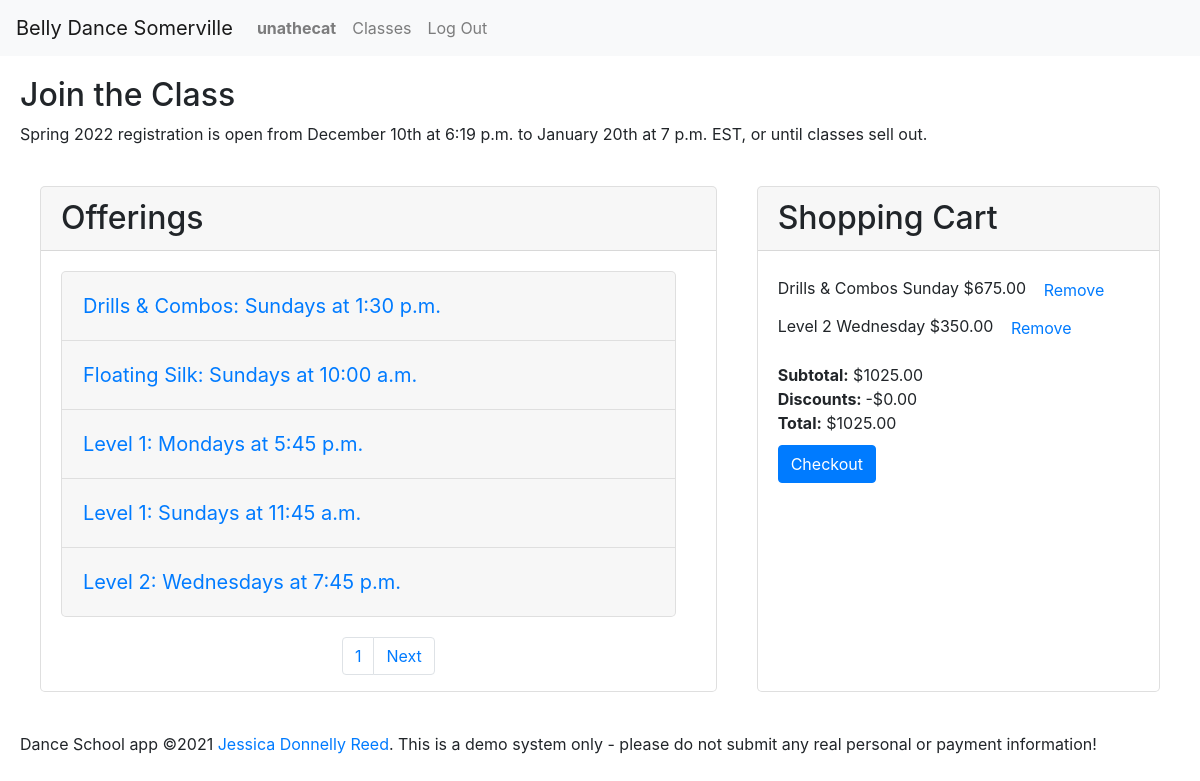
The app's page / (signed in), older data.
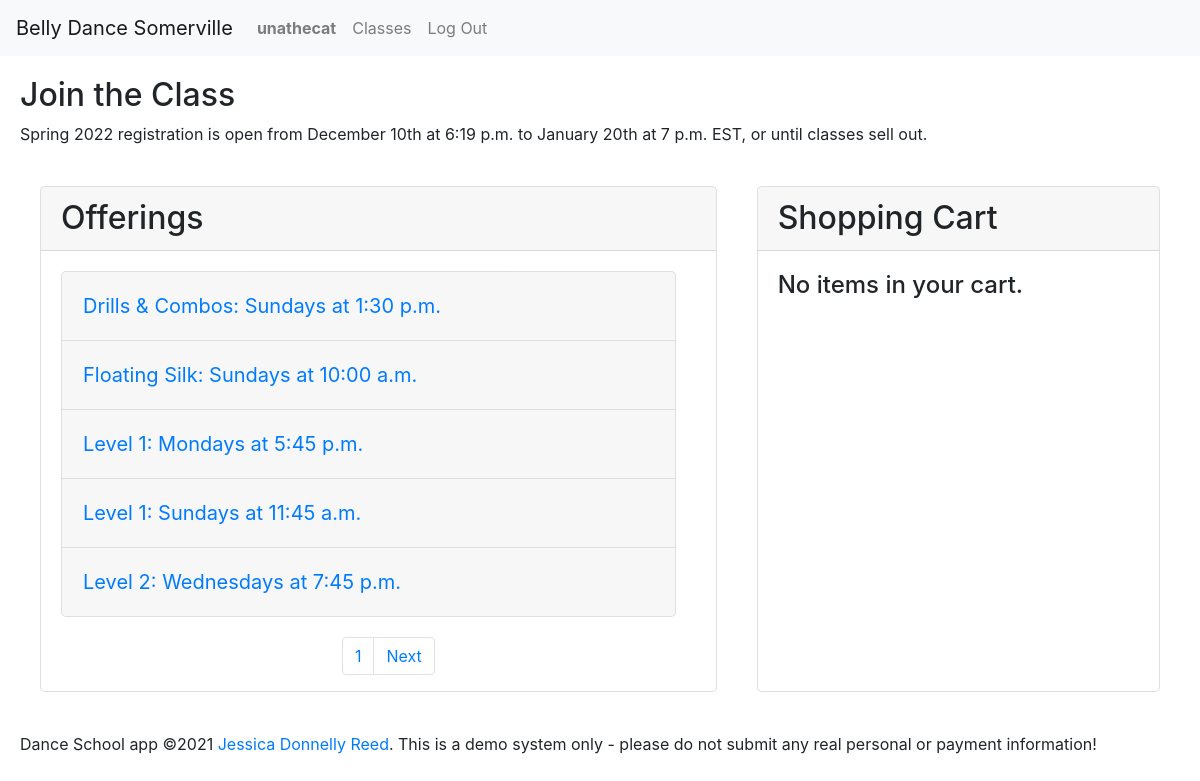
The same page, newer data.
### enrollment/models.py (models this page shows, shortened)
class LineItem(models.Model):
    order = models.ForeignKey(Order, on_delete=PROTECT,
                              null=False, blank=False, related_name='line_items')
    offering = models.ForeignKey(
        Offering, on_delete=PROTECT, null=False, blank=False, related_name='line_items')
    planned_absences = models.CharField(max_length=1024, null=True, blank=True)
    price = models.DecimalField(
        max_digits=6, decimal_places=2, null=False, blank=False)

class Offering(models.Model):
    course = models.ForeignKey(
        Course, on_delete=PROTECT, null=False, blank=False, related_name='offerings')
    semester = models.ForeignKey(
        Semester, on_delete=PROTECT, null=False, blank=False, related_name='offerings')
    location = models.ForeignKey(
        Location, on_delete=PROTECT, null=False, blank=False, related_name='offerings')
    hourly_rate = models.DecimalField(
        max_digits=5, decimal_places=2, default=settings.HOURLY_RATE, null=False, blank=False)
    price_override = models.DecimalField(
        max_digits=7, decimal_places=2, null=True, blank=True)
    weekday = models.IntegerField(
        choices=settings.WEEKDAYS, null=False, blank=False)
    start_time = models.TimeField(null=False, blank=False)
    end_time = models.TimeField(null=False, blank=False)
    timezone = models.CharField(max_length=32, choices=TIMEZONES,
                                default=settings.DEFAULT_TIMEZONE)
    start_date = models.DateField(null=False, blank=False)
    end_date = models.DateField(null=False, blank=False)
    backup_class = models.DateTimeField(null=False, blank=False)
    capacity = models.IntegerField(null=False, blank=False)
    schedule_notes = models.CharField(max_length=2048, null=True, blank=True)
    notes = models.CharField(max_length=2048, null=True, blank=True)
    @property
    def weekday_name(self):
        return settings.WEEKDAYS[self.weekday][1]
    @property
    def spots_left(self):
        try:
            sold = self.line_items.exclude(
                order__completed=None).aggregate(Count('id'))['id__count']
        except LineItem.DoesNotExist:
            sold = 0
        return self.capacity - sold
    @property
    def no_class_dates(self):
        vacations = Vacation.objects.filter(semester=self.semester)
        dates = []
        for vacation in vacations:
            dates.extend(weekdays_in_range(vacation.start_date,
                                           vacation.end_date, self.weekday))
        return dates if len(dates) > 0 else []
    @property
    def offering_dates(self):
        no_class = self.no_class_dates
        all_dates = weekdays_in_range(
            self.start_date, self.end_date, self.weekday)
        dates = [dt for dt in all_dates if dt not in no_class]
        return dates if len(dates) > 0 else []
    @property
    def num_weeks(self):
        return len(self.offering_dates) if self.offering_dates else None
    @property
    def offering_dates_text(self):
        return ', '.join(date.strftime("%-m/%-d") for date in self.offering_dates)
    @property
    def no_class_dates_text(self):
        return ', '.join(date.strftime("%-m/%-d") for date in self.no_class_dates)
    @property
    def price(self):
        return self.price_override

class Course(models.Model):
    title = models.CharField(max_length=64, null=False, blank=False)
    subtitle = models.CharField(max_length=256, null=False, blank=False)
    description = models.TextField(
        max_length=4096, null=False, blank=False, help_text=settings.MARKDOWN_HELP_TEXT)
    requirements = models.CharField(max_length=256, null=False, blank=False)
    qualifications = models.CharField(max_length=1024, null=False, blank=False)
    @property
    def description_html(self):
        return Markdown().convert(self.description)
    def __str__(self):
        return self.title

class Order(models.Model):
    student = models.ForeignKey(
        User, on_delete=PROTECT, null=False, blank=False, related_name='orders')
    discount = models.DecimalField(
        max_digits=8, decimal_places=2, null=True, blank=True)
    completed = models.DateTimeField(null=True, blank=True)
    @property
    def subtotal(self):
        try:
            amount = self.line_items.aggregate(Sum('price'))['price__sum']
        except LineItem.DoesNotExist:
            return 0
        return 0 if amount is None else amount
    @property
    def total(self):
        return self.subtotal - self.discount if self.discount is not None else self.subtotal

### enrollment/views.py (the view)
# urls.py: path('', views.index, name='index'),
def index(request, message=None):
    semester = latest_semester()
    offerings = Offering.objects.filter(semester=semester).order_by(
        'course__title', 'weekday', 'start_time'
    )
    page = paginate_offerings(request, offerings)
    if request.user.is_authenticated:
        cart = get_cart(request, request.user, False)
        if cart:
            cart.items = cart.line_items.all()
    else:
        cart = None
    set_timezone(request)
    return render(request, 'enrollment/index.html', {
        'page': page,
        'cart': cart,
        'message': message,
        'semester': semester
    })

### enrollment/context_processors.py (called while the page is built)
def global_settings(request):
    return {
    'DEFAULT_TIMEZONE': settings.DEFAULT_TIMEZONE,
    'TIME_FORMAT': settings.TIME_FORMAT,
    'DATE_FORMAT': settings.DATE_FORMAT,
    'DATE_TIME_FORMAT': settings.DATE_TIME_FORMAT,
    'DATE_TIME_FORMAT_NO_YEAR': settings.DATE_TIME_FORMAT_NO_YEAR,
    'DATE_TIME_TIMEZONE_FORMAT': settings.DATE_TIME_TIMEZONE_FORMAT,
    'SCHOOL_NAME': settings.SCHOOL_NAME,
    'SCHOOL_POLICIES': settings.SCHOOL_POLICIES,
    'NO_OFFERINGS': settings.NO_OFFERINGS,
    }

### enrollment/models.py (called while the page is built)
def weekdays_in_range(start, end, weekday):
    if (start > end) or (7 <= weekday <= 0):
        return []
    diff = weekday - start.weekday()
    if diff < 0:
        diff += 7
    date = start + timedelta(days=diff)
    dates = []
    while start <= date <= end:
        dates.append(date)
        date += timedelta(days=7)
    return dates

    def __str__(self):
        return self.name

    @property
    def registration_status(self):
        now = timezone.now()
        if self.registration_close < now:
            return 'closed'
        elif self.registration_open > now:
            return 'future'
        return 'open'

    def __str__(self):
        return self.name

### enrollment/templates/enrollment/index.html (shortened to what this page needs)
{% extends "enrollment/layout.html" %}
{% load static %}
{% load tz %}
{% block body %}
<header>
    <h2>Join the Class</h2>
    {% if semester.registration_status == 'closed' %}
        <p>{{semester}} registration closed on {{semester.registration_close}} </p>
    {% else %}
        <p>{{semester}} registration is open from {{semester.registration_open|date:DATE_TIME_FORMAT_NO_YEAR}} to {{semester.registration_close|date:DATE_TIME_TIMEZONE_FORMAT}}, or until classes sell out. </p>
    {% endif %}
</header>
<div class="row">
    <div id="cart-container" class="col-md order-md-5 card">
        <h2 class="card-header section-header">Shopping Cart</h2>
        <div class="accordion">
            {% if cart %}
                <ul id="cart-items">
                {% for item in cart.items %}
                    <li data-offering={{item.offering.id}}>{{item.offering.course.title}} {{item.offering.weekday_name}} ${{item.price|floatformat:2 }} <button class="remove-button btn btn-link" data-item={{item.id}}>Remove</button></li>
                {% endfor %}
                </ul>
                {% if cart.items %}
                <div>
                    <span class="label">Subtotal:</span>  <span class="value" id="cart-subtotal">${{cart.subtotal|default_if_none:"0.00"|floatformat:2 }}</span>
                </div>
                <div>
                    <span class="label">Discounts: </span> <span class="value" id="cart-discount">-${{cart.discount|default_if_none:"0.00"|floatformat:2 }}</span>
                </div>
                <div>
                    <span class="label">Total:</span>  <span class="value" id="cart-total">${{cart.total|default_if_none:"0.00"|floatformat:2 }}</span>
                </div>
                {% else %}
                    <h4>No items in your cart.</h4>
                {% endif %}
            {% else %}
                <h4>No items in your cart.</h4>
            {% endif %}
            <form action="{% if cart %} {% url 'order' cart.id %} {% endif %}" method="GET" class="">
                {% if cart.items %}
                    <input type="submit" value="Checkout" class="btn btn-primary">
                {% endif %}
            </form>
        </div>
    </div>
    <div id="offerings-container" class="col-md-7 card">
        <h2 class="card-header section-header">Offerings</h2>
        {% if page %}
        <div class="accordion" id="offering-accordion">
            {% for offering in page %}
            <div class="card" data-offering="{{offering.id}}">
                <div class="card-header" id="heading{{offering.id}}">
                    <h5 class="mb-0">
                        <button class="btn btn-link" type="button" data-toggle="collapse" data-target="#collapse{{offering.id}}"
                            aria-expanded="true" aria-controls="collapse{{offering.id}}">
                            {{offering.course}}: {{offering.weekday_name}}s at {{offering.start_time|date:TIME_FORMAT}}
                        </button>
                    </h5>
                </div>
            </div>
            {% endfor %}
        </div>
        <div class="container" id="paginator">
            <nav role="navigation">
                <ul class="pagination">
                    <li class="page-item"><a class="page-link" href="?page={{page.number}}">{{page.number}}</a></li>
                    {% if page.has_next %}
                    <li class="page-item"><a class="page-link" href="?page={{page.next_page_number}}">Next</a></li>
                    {% endif %}
                </ul>
            </nav>
        </div>
        {% else %}
        <div class="accordion">{{NO_OFFERINGS}}</div>
        {% endif %}
    </div>
</div>
{% endblock %}

Row changes from the older to the newer data that the page shows:
removed LineItem: offering.course "Drills & Combos", offering.weekday_name "Sunday", price "675.00"
removed LineItem: offering.course "Level 2", offering.weekday_name "Wednesday", price "350.00"
removed Order: subtotal "1025.00", discount "0.00", total "1025.00"
Text that changed along with them:
form field value: "Checkout" → (not shown)
text no longer shown: "Subtotal: $ Discounts: -$ Total: $"
text now shown: "No items in your cart."
